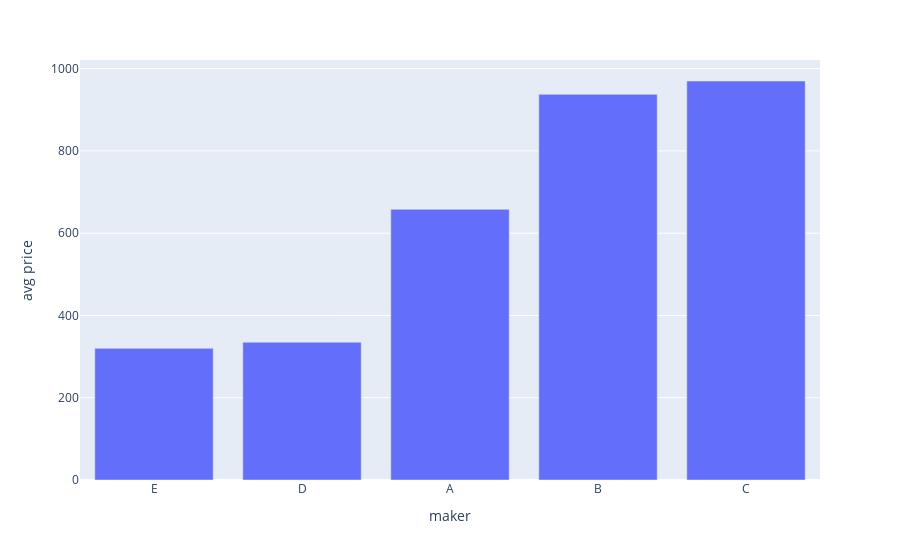

The notebook cell saved with this chart:
### Code cell
#join по таблицам laptop & product
request = """
SELECT avg(price), maker
from 
(
SELECT price, maker
FROM laptop l 
join product p on l.model = p.model
union all

SELECT price, maker
FROM pc l 
join product p on l.model = p.model
union all 

SELECT price, maker
FROM printer l 
join product p on l.model = p.model
) a
group by maker
order by avg 
"""
df = pd.read_sql_query(request, conn)
fig = px.bar(x=df.maker.to_list(), y=df.avg.to_list(), labels={'x':'maker', 'y':'avg price'})
fig.show()

### Figure 1 — Plotly figure (JSON) as saved in the notebook; plotly's stock layout.template omitted (floating-point values rounded to 4 significant figures)
{"data": [{"alignmentgroup": "True", "hovertemplate": "maker=%{x}<br>avg price=%{y}<extra></extra>", "legendgroup": "", "marker": {"color": "#636efa", "pattern": {"shape": ""}}, "name": "", "offsetgroup": "", "orientation": "v", "showlegend": false, "textposition": "auto", "type": "bar", "x": ["E", "D", "A", "B", "C"], "xaxis": "x", "y": [320, 335, 658, 937.5, 970], "yaxis": "y"}], "layout": {"barmode": "relative", "legend": {"tracegroupgap": 0}, "margin": {"t": 60}, "xaxis": {"anchor": "y", "domain": [0, 1], "title": {"text": "maker"}}, "yaxis": {"anchor": "x", "domain": [0, 1], "title": {"text": "avg price"}}}}
